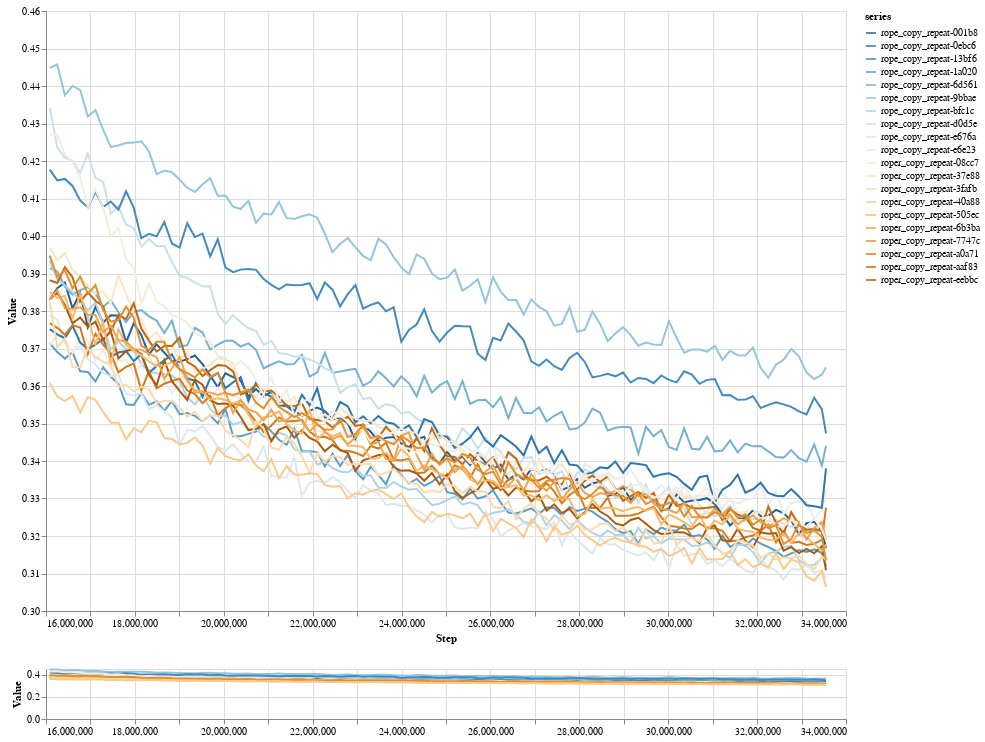

The notebook cell saved with this chart:
### Code cell
analytics.distribution((ind_rope.loss_train + ind_roper.loss_train)[16_000_000:],
                       color_scheme='blueorange',
                       width=800, height=600, height_minimap=50, levels=1)

### Figure 1 — Vega-Lite specification as saved in the notebook (floating-point values rounded to 4 significant figures; data arrays with more than 128 entries replaced by an {"elided": "..."} marker saying what was removed)
{"config": {"view": {"continuousWidth": 400, "continuousHeight": 300}}, "vconcat": [{"mark": "line", "encoding": {"color": {"type": "nominal", "field": "series", "scale": {"scheme": "blueorange"}}, "opacity": {"condition": {"value": 1, "selection": "selector002"}, "value": 0.001}, "x": {"type": "quantitative", "field": "step", "scale": {"domain": {"selection": "selector001", "encoding": "x"}}, "title": "Step"}, "y": {"type": "quantitative", "field": "v5", "scale": {"domain": {"selection": "selector001", "encoding": "y"}}, "title": "Value"}}, "height": 600, "selection": {"selector002": {"type": "multi", "fields": ["series"], "bind": "legend"}}, "width": 800}, {"mark": "line", "encoding": {"color": {"type": "nominal", "field": "series", "scale": {"scheme": "blueorange"}}, "x": {"type": "quantitative", "field": "step", "title": ""}, "y": {"type": "quantitative", "field": "v5", "title": "Value"}}, "height": 50, "selection": {"selector001": {"type": "interval", "encodings": ["x", "y"]}}, "width": 800}], "data": {"values": {"elided": "2060 records"}}, "$schema": "https://vega.github.io/schema/vega-lite/v4.8.1.json"}
